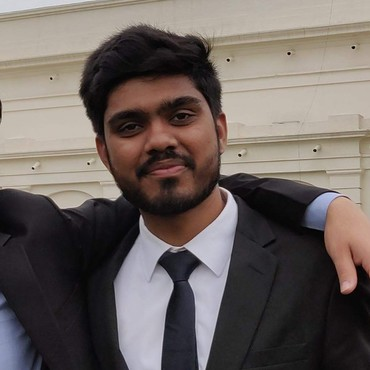
#> input picture earth_ar_with_face_recognition/test.jpg, 370 x 370 px, given in place of the camera
$ python circle_detection.py
#> lines starting #> are read from the running program, lines starting #| are printed output that depends on the picture
import cv2
import time
import math
import numpy as np

capture = cv2.VideoCapture(0)
# print capture.get(cv2.CAP_PROP_FPS)

t = 100
w = 640.0

last = 0
while True:
        ret, image = capture.read()
#> image is the input picture: shape (370, 370, 3); mean B, G, R 95, 99, 108.3
        img_height, img_width, depth = image.shape
#> img_height = 370; img_width = 370; depth = 3
        scale = w / img_width
#> scale = 1.73
        h = img_height * scale
#> h = 640
        image = cv2.resize(image, (0,0), fx=scale, fy=scale)
#> image: shape (640, 640, 3)

        # Apply filters
        grey = cv2.cvtColor(image, cv2.COLOR_BGR2GRAY)
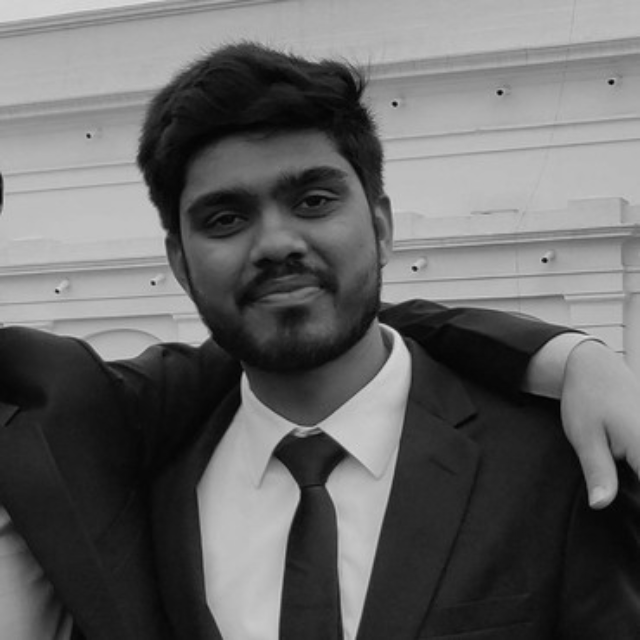
#> grey: shape (640, 640); min 1, max 227, mean 101.2
        blured = cv2.medianBlur(grey, 9)

        grey_image = np.dstack([cv2.Canny(blured, t / 2, t)] * 3)
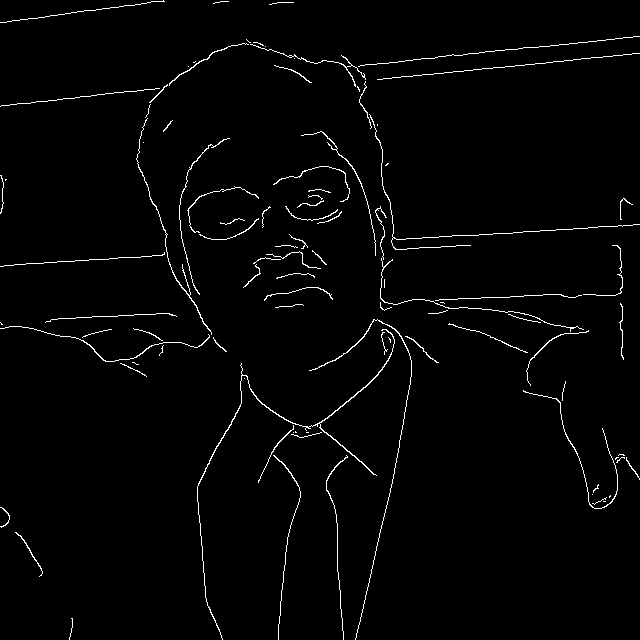
#> grey_image: shape (640, 640, 3); 1.9% white in thin lines or dots

        cv2.imshow('Image previews', grey_image)

        sc = 1
        md = 3
        at = 40
        circles = cv2.HoughCircles(blured, cv2.HOUGH_GRADIENT, 1.4, 100)
#> circles = None
        # circles = cv2.HoughCircles(blured, cv2.HOUGH_GRADIENT, sc, md, t, at)
        if circles is not None:
            # convert the (x, y) coordinates and radius of the circles to integers
            circles = np.round(circles[0, :]).astype("int")


            # loop over the (x, y) coordinates and radius of the circles
            for (x, y, r) in circles:
                # draw the circle in the output image, then draw a rectangle
                # corresponding to the center of the circle
                cv2.circle(image, (x, y), r, (0, 255, 0), 2)
                # cv2.rectangle(image, (x - 5, y - 5), (x + 5, y + 5), (0, 128, 255), -1)

        # show the output image
        cv2.imshow("output", image)

        if cv2.waitKey(1) & 0xFF == ord('q'):
#> (key q is pressed here)
            break
